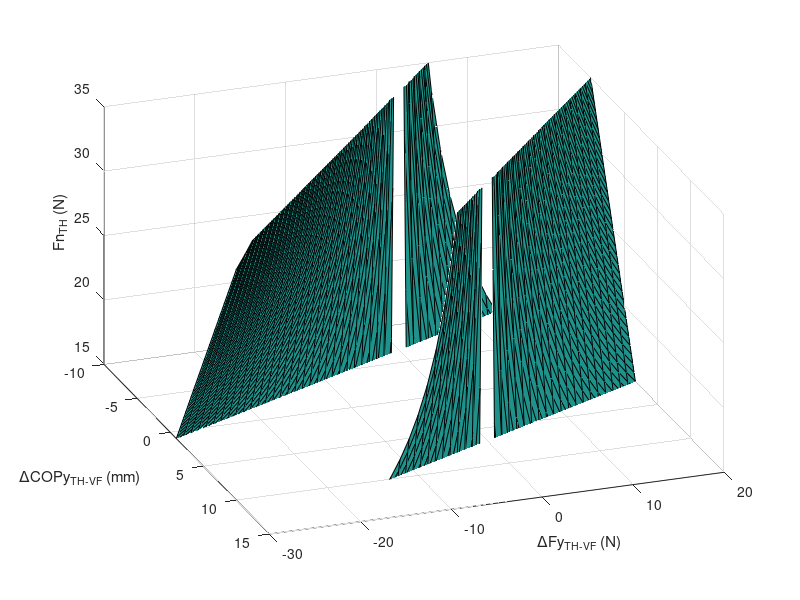

The MATLAB source for this figure:

[dCOPy, dFy] = meshgrid(-50:50, -10:0.2:10);
hwidth = -29.6 * 2;
dCOPz = hwidth; Mcom = 395;
Fg = (dCOPz * dFy + Mcom) ./ dCOPy;
figure
surf(dFy, dCOPy, Fg)

hold on
Mcom = -395;
Fg = (dCOPz * dFy + Mcom) ./ dCOPy;
surf(dFy, dCOPy, Fg)

%%
xlim([-10, 15])
ylim([-30, 20])
zlim([15, 35])
grid on
set(gca, 'View', [70, 35])
% % % axis equal
xlabel('{\Delta}COPy_{TH-VF} (mm)');
ylabel('{\Delta}Fy_{TH-VF} (N)');
zlabel('Fn_{TH} (N)');